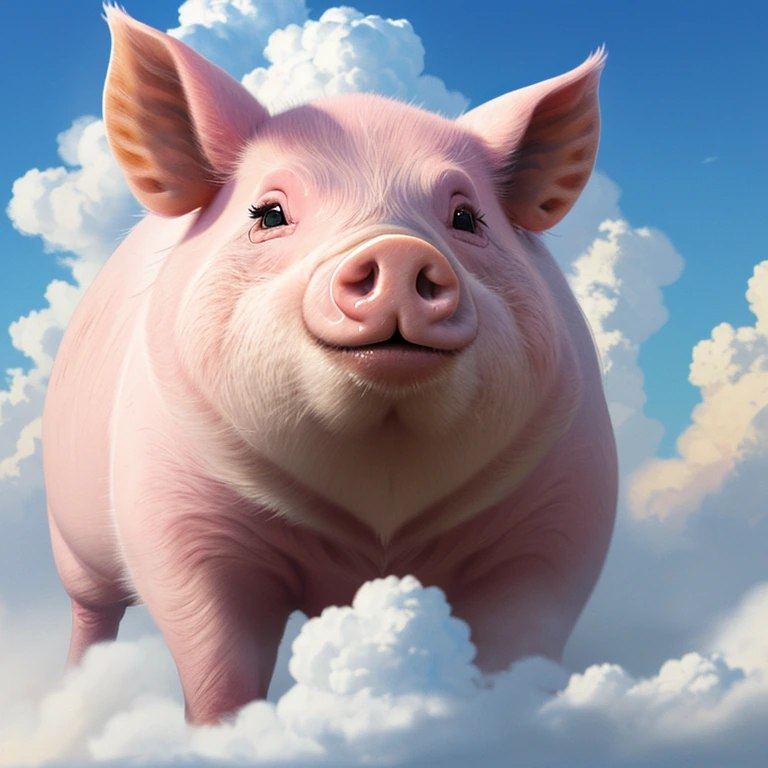
#> input picture 2023-11-03 21.49.43.jpg, 768 x 768 px
$ python test01.py
#> lines starting #> are read from the running program, lines starting #| are printed output that depends on the picture
from PIL import Image


def start():
    pass


def get_pixel():
    img = Image.open('2023-11-03 21.49.43.jpg')
#> img is the input picture: PIL image 768x768 RGB; mean R, G, B 150.4, 148.3, 159.4
    # 将图像转换为RGB模式，确保它有三个通道
    img = img.convert('RGB')
    # 显示原始图像
    print("Original Image:")
    img.show()

    # 分离通道
    r, g, b = img.split()
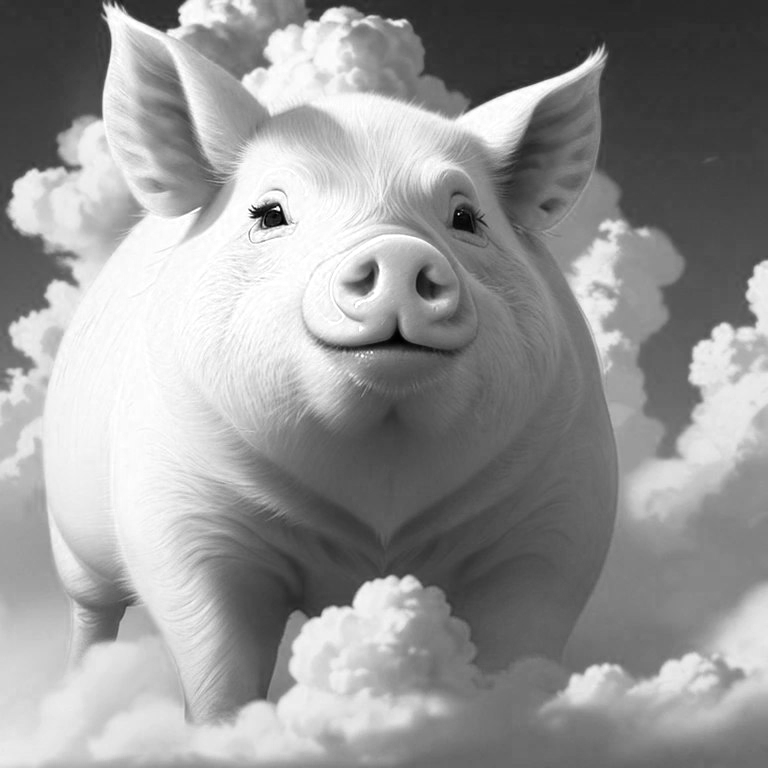
#> r: PIL image 768x768 L; min 0, max 255, mean 150.4
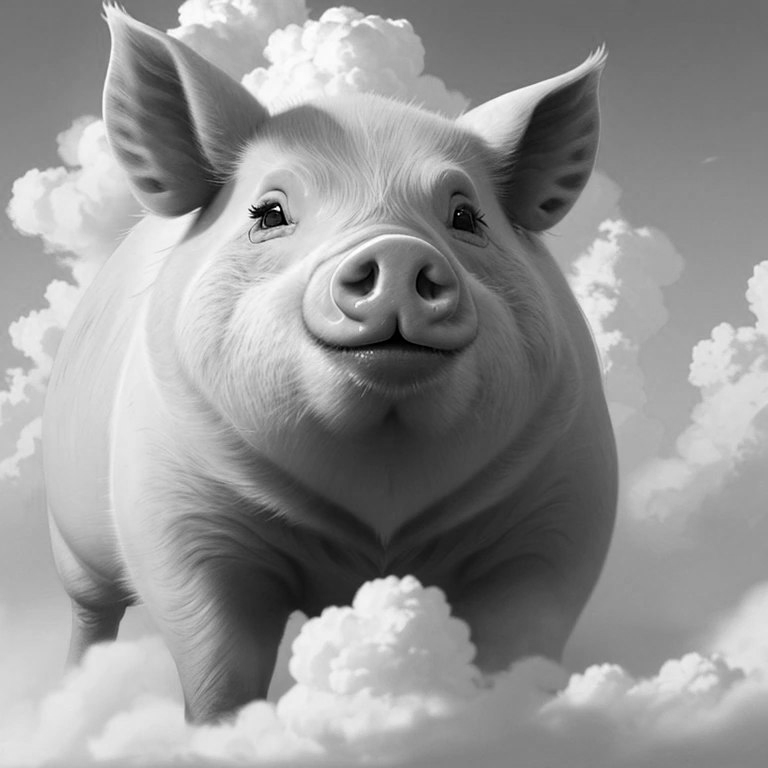
#> g: PIL image 768x768 L; min 0, max 255, mean 148.3
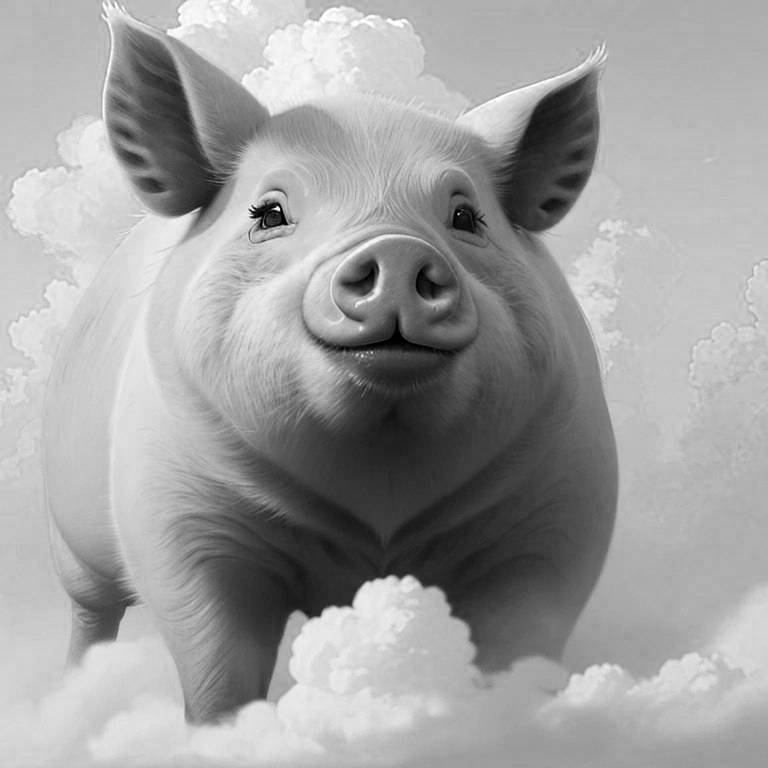
#> b: PIL image 768x768 L; min 0, max 255, mean 159.4

    # 显示红色通道
    print("Red Channel:")
    r.show()

    # 显示绿色通道
    print("Green Channel:")
    g.show()

    # 显示蓝色通道
    print("Blue Channel:")
    b.show()

    start()
    end()  # noqa: F821

def end():
    """
    Purpose:
    """

# end def


if __name__ == '__main__':
    get_pixel()
    print("nihao")

$ run again, with 2023-11-03 21.46.26.jpg copied over 2023-11-03 21.49.43.jpg
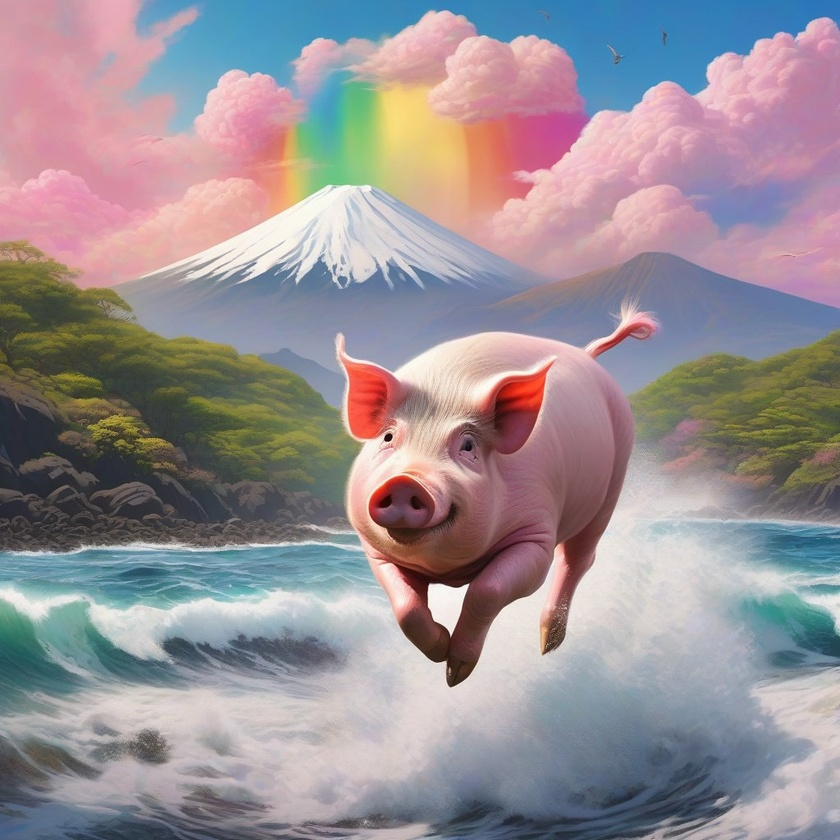
#> input picture 2023-11-03 21.46.26.jpg, 840 x 840 px, shrunk from 1024 x 1024 before the run
#> in get_pixel, img is the input picture: PIL image 840x840 RGB; mean R, G, B 152.7, 143.9, 149.1
#> in get_pixel, `r, g, b = img.split()`:
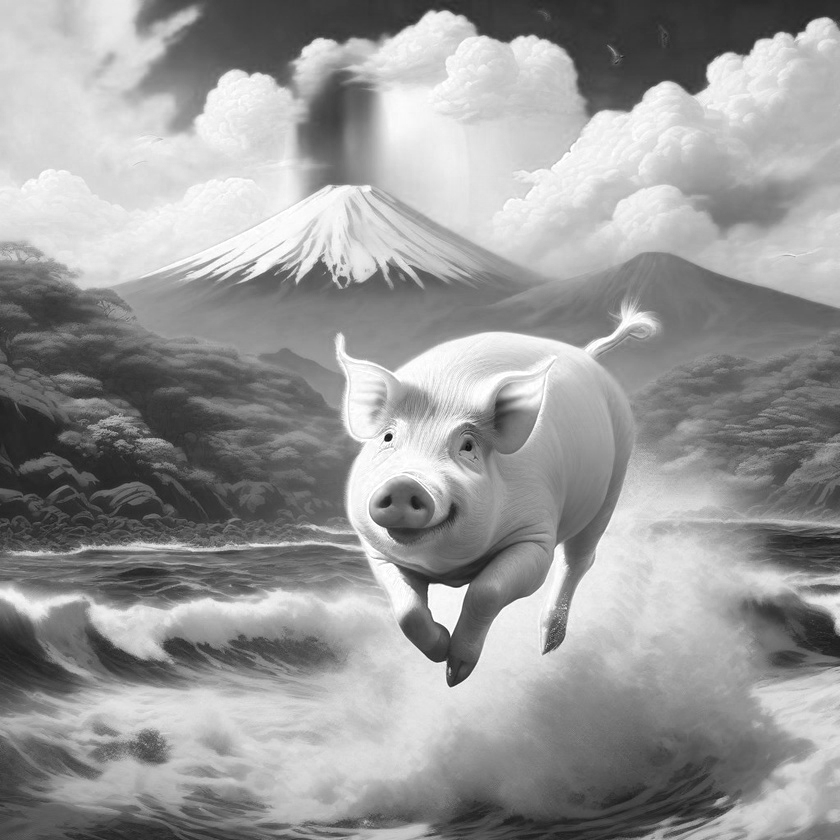
#> r: PIL image 840x840 L; min 10, max 255, mean 152.7
#> in get_pixel, `r, g, b = img.split()`:
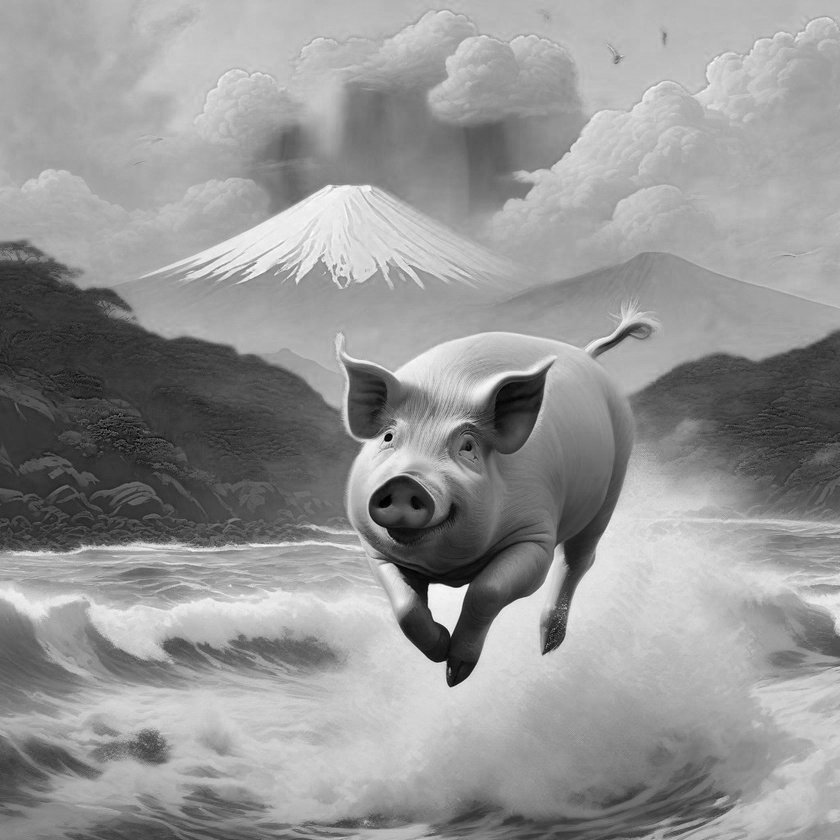
#> b: PIL image 840x840 L; min 0, max 255, mean 149.1
